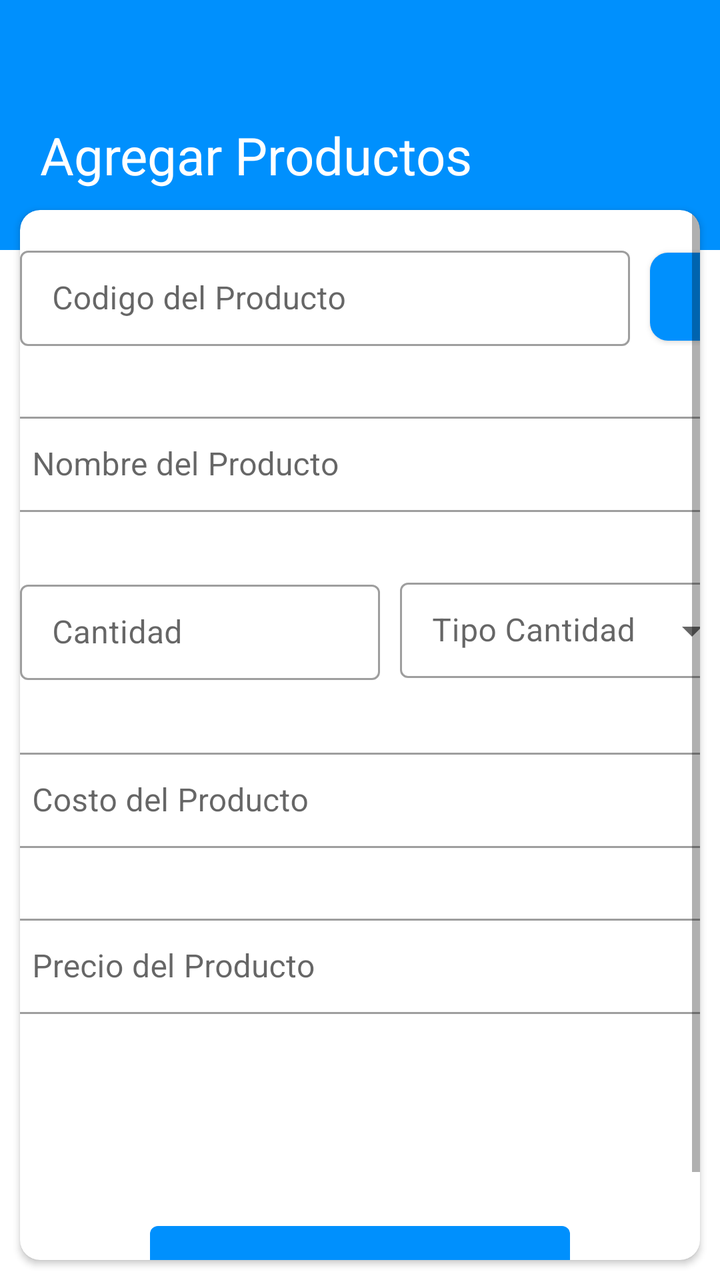
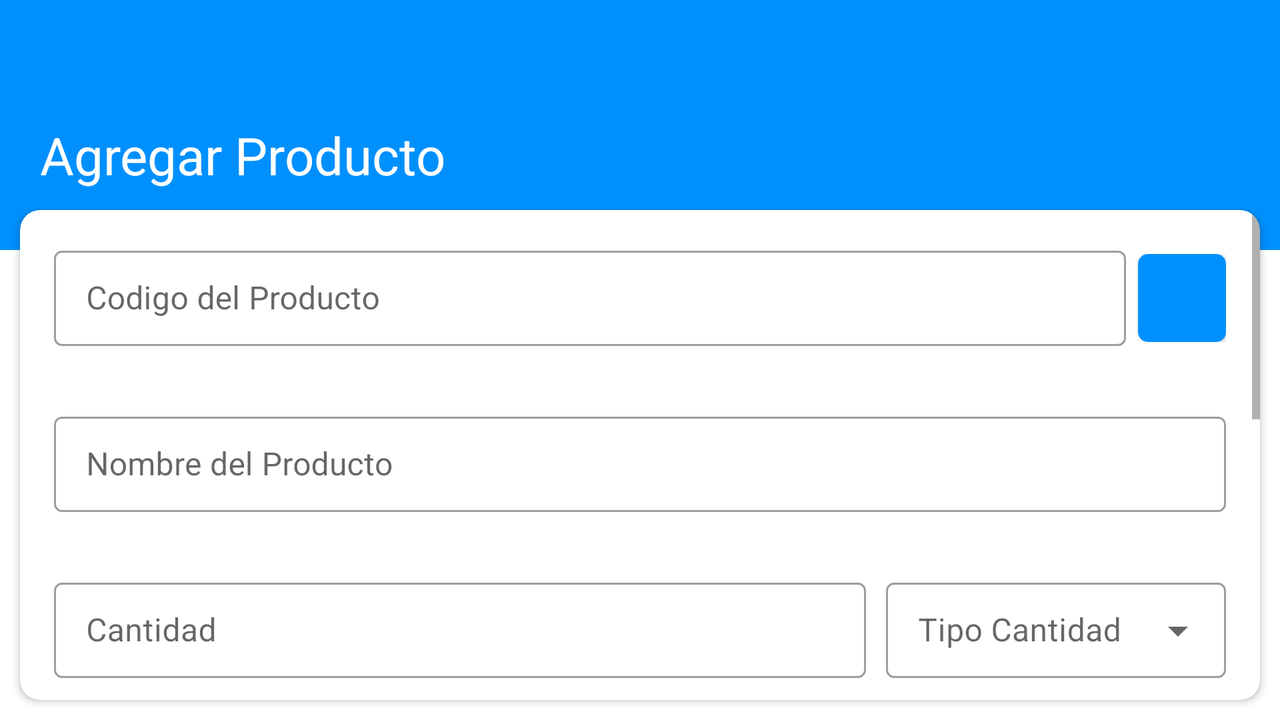

One screen, two layout resources from the same app: the default and the repository's alternative for another configuration. Each is rendered where Android would select it; the XML of both is given below.
<!-- AndroidManifest.xml: application theme Theme.MyApplication -->
<!-- res/layout/activity_agregar_productos.xml -->
<?xml version="1.0" encoding="utf-8"?>
<RelativeLayout xmlns:android="http://schemas.android.com/apk/res/android"
    xmlns:app="http://schemas.android.com/apk/res-auto"
    android:layout_width="match_parent"
    android:layout_height="match_parent"
    xmlns:card_view="http://schemas.android.com/tools"
    android:fitsSystemWindows="true">
    <RelativeLayout
        android:layout_width="match_parent"
        android:layout_height="wrap_content">
        <LinearLayout
            android:layout_width="match_parent"
            android:layout_height="match_parent"
            android:orientation="vertical"
            android:layout_alignParentTop="true"
            android:weightSum="12">
            <LinearLayout
                android:layout_width="match_parent"
                android:layout_height="wrap_content"
                android:background="@drawable/menufondo"
                android:orientation="vertical"
                >
                <ImageView
                    android:layout_width="match_parent"
                    android:layout_height="125dp"
                    android:background="@color/colorPrimary"
                    android:contentDescription="login background"/>
            </LinearLayout>
        </LinearLayout>
        <LinearLayout
            android:layout_width="match_parent"
            android:layout_alignParentTop="true"
            android:layout_height="match_parent"
            android:orientation="vertical"
            android:layout_marginTop="40dp"
            android:layout_marginRight="5dp"
            android:layout_marginLeft="5dp">
            <TextView
                android:layout_gravity="center"
                android:layout_marginTop="20dp"
                android:text="Agregar Productos"
                android:layout_marginLeft="10dp"
                android:textSize="26dp"
                android:textColor="#FFFFFF"
                android:layout_height="wrap_content"
                android:layout_width="match_parent"/>
            <androidx.cardview.widget.CardView
                android:layout_marginTop="10dp"
                android:layout_marginBottom="10dp"
                android:layout_width="match_parent"
                android:layout_height="match_parent"
                android:layout_marginRight="5dp"
                android:layout_marginLeft="5dp"
                android:background="@color/whiteCardColor"
                app:cardCornerRadius="10dp"
                android:layout_gravity="center">
                <LinearLayout
                    android:layout_width="match_parent"
                    android:layout_height="match_parent">
                    <ScrollView
                        android:layout_width="match_parent"
                        android:layout_height="wrap_content">
                        <LinearLayout
                            android:layout_width="match_parent"
                            android:orientation="vertical"
                            android:gravity="center"
                            android:layout_height="wrap_content">
                            <LinearLayout
                                android:layout_marginTop="15dp"

                                android:layout_width="wrap_content"
                                android:orientation="horizontal"
                                android:gravity="center_vertical"
                                android:layout_height="wrap_content">
                            <com.google.android.material.textfield.TextInputLayout
                                style="@style/Widget.MaterialComponents.TextInputLayout.OutlinedBox.Dense"
                                android:layout_width="305dp"
                                android:layout_height="wrap_content"
                                android:hint="Codigo del Producto"
                                app:endIconMode="clear_text">
                                <com.google.android.material.textfield.TextInputEditText
                                    android:id="@+id/codigo"
                                    android:layout_width="match_parent"
                                    android:layout_height="wrap_content"
                                    android:inputType="text" />
                            </com.google.android.material.textfield.TextInputLayout>
                                <androidx.cardview.widget.CardView
                                    android:id="@+id/Escaner"
                                    card_view:cardBackgroundColor="@android:color/transparent"
                                    card_view:cardCornerRadius="9dp"
                                    android:layout_marginTop="2dp"
                                    android:layout_width="44dp"
                                    android:layout_marginLeft="10dp"
                                    android:layout_height="44dp">
                                    <LinearLayout
                                        android:layout_width="match_parent"
                                        android:gravity="center"
                                        android:background="@color/colorPrimary"
                                        android:layout_height="match_parent">
                                        <ImageView
                                            android:padding="3dp"
                                            android:layout_height="40dp"
                                            android:layout_width="40dp"
                                            android:src="@mipmap/scaner"/>
                                    </LinearLayout>
                                </androidx.cardview.widget.CardView>
                            </LinearLayout>
                            <com.google.android.material.textfield.TextInputLayout
                                style="@style/Widget.MaterialComponents.TextInputLayout.OutlinedBox.Dense"
                                android:layout_width="360dp"
                                android:layout_marginTop="30dp"
                                android:layout_height="wrap_content"
                                android:hint="Nombre del Producto"
                                app:endIconMode="clear_text">
                                <com.google.android.material.textfield.TextInputEditText
                                    android:id="@+id/nombre"
                                    android:layout_width="match_parent"
                                    android:layout_height="wrap_content"
                                    android:inputType="text" />
                            </com.google.android.material.textfield.TextInputLayout>
                            <LinearLayout
                                android:layout_width="wrap_content"
                                android:gravity="center_vertical"
                                android:layout_marginTop="30dp"
                                android:layout_height="wrap_content">
                                <com.google.android.material.textfield.TextInputLayout
                                    style="@style/Widget.MaterialComponents.TextInputLayout.OutlinedBox.Dense"
                                    android:layout_width="180dp"
                                    android:layout_height="wrap_content"
                                    android:layout_marginRight="10dp"
                                    android:hint="Cantidad"
                                    app:endIconMode="clear_text">
                                    <com.google.android.material.textfield.TextInputEditText
                                        android:id="@+id/cantidad"
                                        android:layout_width="match_parent"
                                        android:layout_height="wrap_content"
                                        android:inputType="numberDecimal" />

                                </com.google.android.material.textfield.TextInputLayout>
                                <com.google.android.material.textfield.TextInputLayout
                                    android:id="@+id/spinner"
                                    style="@style/Widget.MaterialComponents.TextInputLayout.OutlinedBox.Dense.ExposedDropdownMenu"
                                    android:layout_width="170dp"
                                    android:hint="Tipo Cantidad"
                                    android:layout_height="55dp">
                                    
                                    <AutoCompleteTextView

                                        android:id="@+id/spinner_dropdown"
                                        android:layout_width="match_parent"
                                        android:layout_height="wrap_content"
                                        android:editable="false"/>
                                </com.google.android.material.textfield.TextInputLayout>

                            </LinearLayout>
                            <com.google.android.material.textfield.TextInputLayout
                                style="@style/Widget.MaterialComponents.TextInputLayout.OutlinedBox.Dense"
                                android:layout_width="360dp"
                                android:layout_marginTop="30dp"
                                android:layout_height="wrap_content"
                                android:hint="Costo del Producto"
                                app:endIconMode="clear_text">
                                <com.google.android.material.textfield.TextInputEditText
                                    android:id="@+id/CosteP"
                                    android:layout_width="match_parent"
                                    android:layout_height="wrap_content"
                                    android:inputType="numberDecimal" />
                            </com.google.android.material.textfield.TextInputLayout>
                            <com.google.android.material.textfield.TextInputLayout
                                style="@style/Widget.MaterialComponents.TextInputLayout.OutlinedBox.Dense"
                                android:layout_width="360dp"
                                android:layout_marginTop="30dp"
                                android:layout_height="wrap_content"
                                android:hint="Precio del Producto"
                                app:endIconMode="clear_text">
                                <com.google.android.material.textfield.TextInputEditText
                                    android:id="@+id/Precio"
                                    android:layout_width="match_parent"
                                    android:layout_height="wrap_content"
                                    android:inputType="numberDecimal" />
                            </com.google.android.material.textfield.TextInputLayout>

                            <Button
                                android:id="@+id/ButtonG"
                                android:layout_width="210dp"
                                android:layout_height="wrap_content"
                                android:layout_marginTop="100dp"
                                android:padding="20dp"
                                android:text="Guardar Producto"
                                android:textColor="#FFFFFF" />
                        </LinearLayout>
                    </ScrollView>
                </LinearLayout>
            </androidx.cardview.widget.CardView>
        </LinearLayout>
    </RelativeLayout>
</RelativeLayout>
<!-- resources referenced by this layout -->
<resources>
  <color name="colorPrimary">#0090FD</color>
  <color name="whiteCardColor">#fff</color>
  <!-- drawable menufondo (drawable) -->
  <?xml version="1.0" encoding="utf-8"?>
  <shape xmlns:android="http://schemas.android.com/apk/res/android" android:shape="rectangle" >
      <corners
              android:bottomLeftRadius="0dp"
              android:bottomRightRadius="0dp"
              android:topLeftRadius="0dp"
              android:topRightRadius="0dp"
      />
      <solid
              android:color="@color/colorPrimary"
      />
      <size
              android:width="182dp"
              android:height="54dp"
      />
  </shape>
  <style name="Theme.MyApplication" parent="Theme.MaterialComponents.Light.DarkActionBar">
          
          <item name="colorPrimary">@color/colorPrimary</item>
          <item name="colorPrimaryVariant">@color/colorPrimaryDark</item>
          <item name="colorOnPrimary">@color/colorAccent</item>
          
          <item name="colorSecondary">@color/colorPrimary</item>
          <item name="colorSecondaryVariant">@color/colorPrimaryDark</item>
          <item name="colorOnSecondary">@color/black</item>
          
          <item name="android:statusBarColor" tools:targetApi="l">?attr/colorPrimaryVariant</item>
          
      </style>
  <color name="colorPrimaryDark">#0571C3</color>
  <color name="colorAccent">#0090FD</color>
  <color name="black">#FFFFFFFF</color>
</resources>
<!-- res/layout-w600dp/activity_agregar_productos.xml (the repository's variant of the layout above) -->
<!-- drawn on the phone turned sideways -->
<?xml version="1.0" encoding="utf-8"?>
<RelativeLayout xmlns:android="http://schemas.android.com/apk/res/android"
    xmlns:app="http://schemas.android.com/apk/res-auto"
    android:layout_width="match_parent"
    android:layout_height="match_parent"
    xmlns:card_view="http://schemas.android.com/tools"
    android:fitsSystemWindows="true">
    <RelativeLayout
        android:layout_width="match_parent"
        android:layout_height="wrap_content">
        <LinearLayout
            android:layout_width="match_parent"
            android:layout_height="match_parent"
            android:orientation="vertical"
            android:layout_alignParentTop="true"
            android:weightSum="12">
            <LinearLayout
                android:layout_width="match_parent"
                android:layout_height="wrap_content"
                android:background="@drawable/menufondo"
                android:orientation="vertical"
                >
                <ImageView
                    android:layout_width="match_parent"
                    android:layout_height="125dp"
                    android:background="@color/colorPrimary"
                    android:contentDescription="login background"/>
            </LinearLayout>
        </LinearLayout>
        <LinearLayout
            android:layout_width="match_parent"
            android:layout_alignParentTop="true"
            android:layout_height="match_parent"
            android:orientation="vertical"
            android:layout_marginTop="40dp"
            android:layout_marginRight="5dp"
            android:layout_marginLeft="5dp">
            <TextView
                android:id="@+id/titulo"
                android:layout_gravity="center"
                android:layout_marginTop="20dp"
                android:text="Agregar Producto"
                android:layout_marginLeft="10dp"
                android:textSize="26dp"
                android:textColor="#FFFFFF"
                android:layout_height="wrap_content"
                android:layout_width="match_parent"/>
            <androidx.cardview.widget.CardView
                android:layout_marginTop="10dp"
                android:layout_marginBottom="10dp"
                android:layout_width="match_parent"
                android:layout_height="match_parent"
                android:layout_marginRight="5dp"
                android:layout_marginLeft="5dp"
                android:background="@color/whiteCardColor"
                app:cardCornerRadius="10dp"
                android:layout_gravity="center">
                <LinearLayout
                    android:layout_width="match_parent"
                    android:layout_height="match_parent">
                    <ScrollView
                        android:layout_width="match_parent"
                        android:layout_height="wrap_content">
                        <LinearLayout
                            android:layout_width="match_parent"
                            android:orientation="vertical"
                            android:gravity="center"
                            android:layout_height="wrap_content">
                            <RelativeLayout
                                android:layout_marginTop="15dp"
                                android:layout_width="match_parent"
                                android:orientation="horizontal"
                                android:layout_marginLeft="17dp"
                                android:layout_marginRight="17dp"
                                android:gravity="center_vertical"
                                android:layout_height="wrap_content">
                                <com.google.android.material.textfield.TextInputLayout
                                    style="@style/Widget.MaterialComponents.TextInputLayout.OutlinedBox.Dense"
                                    android:layout_width="match_parent"
                                    android:layout_marginRight="50dp"
                                    android:id="@+id/EditCodigo"
                                    android:layout_height="wrap_content"
                                    android:singleLine="true"
                                    android:hint="Codigo del Producto"
                                    app:endIconMode="clear_text">
                                    <com.google.android.material.textfield.TextInputEditText
                                        android:id="@+id/codigo"
                                        android:singleLine="true"
                                        android:layout_width="match_parent"
                                        android:layout_height="wrap_content"
                                        android:inputType="text" />
                                </com.google.android.material.textfield.TextInputLayout>
                                <LinearLayout
                                    android:layout_marginTop="7dp"
                                    android:gravity="right"
                                    android:layout_width="match_parent"
                                    android:layout_height="match_parent">
                                    <androidx.cardview.widget.CardView
                                        android:id="@+id/Escaner"
                                        card_view:cardBackgroundColor="@android:color/transparent"
                                        card_view:cardCornerRadius="5dp"
                                        android:layout_width="44dp"
                                        android:layout_height="44dp">
                                        <LinearLayout
                                            android:layout_width="match_parent"
                                            android:gravity="center"
                                            android:background="@color/colorPrimary"
                                            android:layout_height="match_parent">
                                            <ImageView
                                                android:padding="3dp"
                                                android:layout_height="40dp"
                                                android:layout_width="40dp"
                                                android:src="@mipmap/scaner"/>
                                        </LinearLayout>
                                    </androidx.cardview.widget.CardView>
                                </LinearLayout>
                            </RelativeLayout>
                            <LinearLayout
                                android:layout_width="match_parent"
                                android:layout_marginTop="30dp"
                                android:layout_marginLeft="17dp"
                                android:layout_marginRight="17dp"
                                android:layout_height="wrap_content">
                                <com.google.android.material.textfield.TextInputLayout
                                    style="@style/Widget.MaterialComponents.TextInputLayout.OutlinedBox.Dense"
                                    android:layout_width="match_parent"
                                    android:layout_height="wrap_content"
                                    android:hint="Nombre del Producto"
                                    app:endIconMode="clear_text">
                                    <com.google.android.material.textfield.TextInputEditText
                                        android:id="@+id/nombre"
                                        android:layout_width="match_parent"
                                        android:layout_height="wrap_content"
                                        android:inputType="text" />
                                </com.google.android.material.textfield.TextInputLayout>
                            </LinearLayout>
                            <RelativeLayout
                                android:layout_width="match_parent"
                                android:layout_marginLeft="17dp"
                                android:layout_marginRight="17dp"
                                android:gravity="center"
                                android:layout_marginTop="30dp"
                                android:layout_height="wrap_content">
                                <com.google.android.material.textfield.TextInputLayout
                                    style="@style/Widget.MaterialComponents.TextInputLayout.OutlinedBox.Dense"
                                    android:layout_width="match_parent"
                                    android:layout_height="55dp"
                                    android:layout_marginRight="@dimen/agregar_margin_cantidad"
                                    android:hint="Cantidad"
                                    app:endIconMode="clear_text">
                                    <com.google.android.material.textfield.TextInputEditText
                                        android:id="@+id/cantidad"
                                        android:layout_width="match_parent"
                                        android:layout_height="wrap_content"
                                        android:inputType="numberDecimal" />

                                </com.google.android.material.textfield.TextInputLayout>

                                <LinearLayout
                                    android:layout_width="match_parent"
                                    android:layout_height="match_parent"
                                    android:gravity="right">

                                    <com.google.android.material.textfield.TextInputLayout
                                        android:id="@+id/spinner"
                                        style="@style/Widget.MaterialComponents.TextInputLayout.OutlinedBox.Dense.ExposedDropdownMenu"
                                        android:layout_width="@dimen/agregar_margin_spinner"
                                        android:layout_height="55dp"
                                        android:layout_marginLeft="20dp"
                                        android:hint="Tipo Cantidad">
                                        
                                        <AutoCompleteTextView
                                            android:id="@+id/spinner_dropdown"
                                            android:layout_width="match_parent"
                                            android:layout_height="wrap_content"
                                            android:editable="false" />
                                    </com.google.android.material.textfield.TextInputLayout>

                                </LinearLayout>
                            </RelativeLayout>
                            <LinearLayout
                                android:layout_width="match_parent"
                                android:layout_marginTop="30dp"
                                android:layout_marginLeft="17dp"
                                android:layout_marginRight="17dp"
                                android:layout_height="wrap_content">
                                <com.google.android.material.textfield.TextInputLayout
                                    style="@style/Widget.MaterialComponents.TextInputLayout.OutlinedBox.Dense"
                                    android:layout_width="match_parent"
                                    android:layout_height="wrap_content"
                                    android:hint="Costo del Producto"
                                    app:endIconMode="clear_text">
                                    <com.google.android.material.textfield.TextInputEditText
                                        android:id="@+id/CosteP"
                                        android:layout_width="match_parent"
                                        android:layout_height="wrap_content"
                                        android:inputType="numberDecimal" />
                                </com.google.android.material.textfield.TextInputLayout>
                            </LinearLayout>
                            <LinearLayout
                                android:layout_width="match_parent"
                                android:layout_marginTop="30dp"
                                android:layout_marginLeft="17dp"
                                android:layout_marginRight="17dp"
                                android:layout_height="wrap_content">
                                <com.google.android.material.textfield.TextInputLayout
                                    style="@style/Widget.MaterialComponents.TextInputLayout.OutlinedBox.Dense"
                                    android:layout_width="match_parent"
                                    android:layout_height="wrap_content"
                                    android:hint="Precio del Producto"
                                    app:endIconMode="clear_text">
                                    <com.google.android.material.textfield.TextInputEditText
                                        android:id="@+id/Precio"
                                        android:layout_width="match_parent"
                                        android:layout_height="wrap_content"
                                        android:inputType="numberDecimal" />
                                </com.google.android.material.textfield.TextInputLayout>
                            </LinearLayout>
                            <Button
                                android:id="@+id/ButtonG"
                                android:layout_width="210dp"
                                android:layout_height="wrap_content"
                                android:layout_marginTop="100dp"
                                android:padding="20dp"
                                android:text="Guardar Producto"
                                android:textColor="#FFFFFF" />
                        </LinearLayout>
                    </ScrollView>
                </LinearLayout>
            </androidx.cardview.widget.CardView>
        </LinearLayout>
    </RelativeLayout>
</RelativeLayout>
<!-- resources referenced by the variant -->
<!-- as the phone turned sideways resolves them -->
<resources>
  <color name="colorPrimary">#0090FD</color>
  <color name="whiteCardColor">#fff</color>
  <!-- from res/values-w330dp/ -->
  <dimen name="agregar_margin_cantidad">180dp</dimen>
  <!-- from res/values-w330dp/ -->
  <dimen name="agregar_margin_spinner">170dp</dimen>
  <!-- drawable menufondo (drawable) -->
  <?xml version="1.0" encoding="utf-8"?>
  <shape xmlns:android="http://schemas.android.com/apk/res/android" android:shape="rectangle" >
      <corners
              android:bottomLeftRadius="0dp"
              android:bottomRightRadius="0dp"
              android:topLeftRadius="0dp"
              android:topRightRadius="0dp"
      />
      <solid
              android:color="@color/colorPrimary"
      />
      <size
              android:width="182dp"
              android:height="54dp"
      />
  </shape>
  <style name="Theme.MyApplication" parent="Theme.MaterialComponents.Light.DarkActionBar">
          
          <item name="colorPrimary">@color/colorPrimary</item>
          <item name="colorPrimaryVariant">@color/colorPrimaryDark</item>
          <item name="colorOnPrimary">@color/colorAccent</item>
          
          <item name="colorSecondary">@color/colorPrimary</item>
          <item name="colorSecondaryVariant">@color/colorPrimaryDark</item>
          <item name="colorOnSecondary">@color/black</item>
          
          <item name="android:statusBarColor" tools:targetApi="l">?attr/colorPrimaryVariant</item>
          
      </style>
  <color name="colorPrimaryDark">#0571C3</color>
  <color name="colorAccent">#0090FD</color>
  <color name="black">#FFFFFFFF</color>
</resources>
